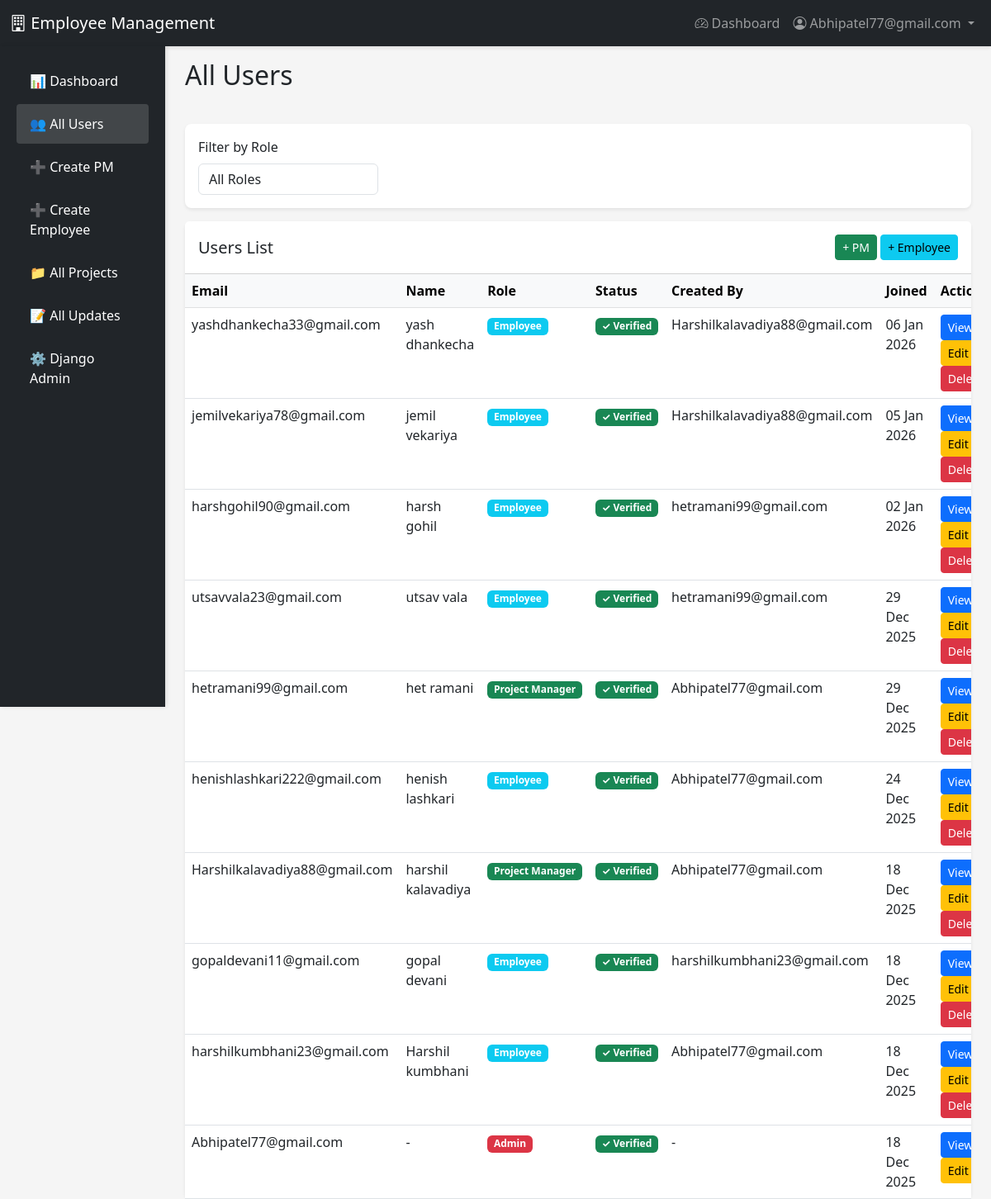
Page /users/ (signed in) on the committed database.
### accounts/models.py (models this page shows, shortened)
class User(AbstractUser):
    ROLE_CHOICES = (
        ('EMPLOYEE', 'Employee'),
        ('PM', 'Project Manager'),
        ('ADMIN', 'Admin'),
    )
    username = None
    email = models.EmailField(unique=True)
    role = models.CharField(max_length=10, choices=ROLE_CHOICES, default='EMPLOYEE')
    profile_image = models.ImageField(upload_to='profiles/', null=True, blank=True)
    is_verified = models.BooleanField(default=False)
    verification_token = models.CharField(max_length=100, blank=True)
    created_by = models.ForeignKey('self', on_delete=models.SET_NULL, null=True, blank=True, related_name='created_users')
    USERNAME_FIELD = 'email'
    REQUIRED_FIELDS = []
    objects = UserManager()
    class Meta:
        db_table = 'users'
        verbose_name = 'User'
        verbose_name_plural = 'Users'

### accounts/views.py (the view)
    def wrapper(request, *args, **kwargs):
        if not request.user.is_authenticated or request.user.role != 'ADMIN':
            messages.error(request, 'Access denied. Admin only.')
            return redirect('dashboard')
        return view_func(request, *args, **kwargs)

### accounts/views.py (called while the page is built)
def admin_required(view_func):
    def wrapper(request, *args, **kwargs):
        if not request.user.is_authenticated or request.user.role != 'ADMIN':
            messages.error(request, 'Access denied. Admin only.')
            return redirect('dashboard')
        return view_func(request, *args, **kwargs)
    return wrapper

@login_required
@admin_required
def admin_users_list(request):
    users = User.objects.all().order_by('-date_joined')
    role_filter = request.GET.get('role')
    if role_filter:
        users = users.filter(role=role_filter)
    context = {
        'users': users,
        'role_filter': role_filter,
    }
    return render(request, 'accounts/admin_users_list.html', context)

### accounts/templates/accounts/admin_users_list.html (shortened to what this page needs)
{% extends 'base.html' %}
{% load static %}
{% block content %}
<div class="container-fluid">
    <div class="row">
        <nav class="col-md-2 d-md-block bg-dark sidebar vh-100 position-fixed" style="top: 56px;">
            <div class="position-sticky pt-3">
                <ul class="nav flex-column">
                    <li class="nav-item">
                        <a class="nav-link text-white" href="{% url 'dashboard' %}">
                            📊 Dashboard
                        </a>
                    </li>
                    <li class="nav-item">
                        <a class="nav-link text-white active" href="{% url 'admin_users_list' %}">
                            👥 All Users
                        </a>
                    </li>
                    <li class="nav-item">
                        <a class="nav-link text-white" href="{% url 'pm_create' %}">
                            ➕ Create PM
                        </a>
                    </li>
                    <li class="nav-item">
                        <a class="nav-link text-white" href="{% url 'admin_create_employee' %}">
                            ➕ Create Employee
                        </a>
                    </li>
                    <li class="nav-item">
                        <a class="nav-link text-white" href="{% url 'admin_projects_list' %}">
                            📁 All Projects
                        </a>
                    </li>
                    <li class="nav-item">
                        <a class="nav-link text-white" href="{% url 'admin_updates_list' %}">
                            📝 All Updates
                        </a>
                    </li>
                    <li class="nav-item">
                        <a class="nav-link text-white" href="/admin/" target="_blank">
                            ⚙️ Django Admin
                        </a>
                    </li>
                </ul>
            </div>
        </nav>
        <main class="col-md-10 ms-sm-auto px-md-4" style="margin-left: 16.66667%;">
            <div class="pt-3 pb-2 mb-4">
                <h1 class="h2">All Users</h1>
            </div>
            <div class="card mb-3">
                <div class="card-body">
                    <form method="get" class="row g-3">
                        <div class="col-md-3">
                            <label class="form-label">Filter by Role</label>
                            <select name="role" class="form-control" onchange="this.form.submit()">
                                <option value="">All Roles</option>
                            </select>
                        </div>
                    </form>
                </div>
            </div>
            <div class="card">
                <div class="card-header bg-white d-flex justify-content-between align-items-center py-3">
                    <h5 class="mb-0">Users List</h5>
                    <div>
                        <a href="{% url 'pm_create' %}" class="btn btn-success btn-sm">+ PM</a>
                        <a href="{% url 'admin_create_employee' %}" class="btn btn-info btn-sm">+ Employee</a>
                    </div>
                </div>
                <div class="card-body p-0">
                    <div class="table-responsive">
                        <table class="table table-hover mb-0">
                            <thead class="table-light">
                                <tr>
                                    <th>Email</th>
                                    <th>Name</th>
                                    <th>Role</th>
                                    <th>Status</th>
                                    <th>Created By</th>
                                    <th>Joined</th>
                                    <th>Actions</th>
                                </tr>
                            </thead>
                            <tbody>
                                {% for user in users %}
                                <tr>
                                    <td>{{ user.email }}</td>
                                    <td>{{ user.get_full_name|default:"-" }}</td>
                                    <td>
                                        <span class="badge bg-{% if user.role == 'ADMIN' %}danger{% elif user.role == 'PM' %}success{% else %}info{% endif %}">
                                            {{ user.get_role_display }}
                                        </span>
                                    </td>
                                    <td>
                                        {% if user.is_verified %}
                                            <span class="badge bg-success">✓ Verified</span>
                                        {% else %}
                                            <span class="badge bg-warning text-dark">Pending</span>
                                        {% endif %}
                                    </td>
                                    <td>{{ user.created_by.email|default:"-" }}</td>
                                    <td>{{ user.date_joined|date:"d M Y" }}</td>
                                    <td>
                                        <a href="{% url 'admin_user_detail' user.id %}" class="btn btn-sm btn-primary">View</a>
                                        <a href="{% url 'admin_user_update' user.id %}" class="btn btn-sm btn-warning">Edit</a>
                                        {% if not user.is_superuser %}
                                            <a href="{% url 'admin_user_delete' user.id %}" class="btn btn-sm btn-danger">Delete</a>
                                        {% endif %}
                                    </td>
                                </tr>
                                {% empty %}
                                <tr>
                                    <td colspan="7" class="text-center text-muted py-4">No users found</td>
                                </tr>
                                {% endfor %}
                            </tbody>
                        </table>
                    </div>
                </div>
            </div>
        </main>
    </div>
</div>
{% endblock %}

### accounts/templates/base.html (shortened to what this page needs)
<!DOCTYPE html>
<html lang="en">
<head>
    <link href="https://cdn.jsdelivr.net/npm/bootstrap@5.3.0/dist/css/bootstrap.min.css" rel="stylesheet">
    <link rel="stylesheet" href="https://cdn.jsdelivr.net/npm/bootstrap-icons@1.11.0/font/bootstrap-icons.css">
</head>
<body>
    <nav class="navbar navbar-expand-lg navbar-dark bg-dark">
        <div class="container-fluid">
            <a class="navbar-brand" href="{% url 'dashboard' %}">
                <i class="bi bi-building"></i> Employee Management
            </a>
            {% if user.is_authenticated %}
                <div class="collapse navbar-collapse" id="navbarNav">
                    <ul class="navbar-nav ms-auto">
                        <li class="nav-item">
                            <a class="nav-link" href="{% url 'dashboard' %}">
                                <i class="bi bi-speedometer2"></i> Dashboard
                            </a>
                        </li>
                        <li class="nav-item dropdown">
                            <a class="nav-link dropdown-toggle" href="#" id="navbarDropdown" role="button" data-bs-toggle="dropdown">
                                <i class="bi bi-person-circle"></i> {{ user.email }}
                            </a>
                        </li>
                    </ul>
                </div>
            {% endif %}
        </div>
    </nav>
    <main>
        {% block content %}{% endblock %}
    </main>
</body>
</html>

### accounts/templates/base.html (style rules this page uses)
body { background: #f8f9fa; }
.navbar { box-shadow: 0 2px 4px rgba(0,0,0,0.1); }
.card { border-radius: 10px; border: none; }

### accounts/templates/accounts/admin_users_list.html (style rules this page uses)
body { background-color: #f5f5f5 !important; }
.sidebar { box-shadow: 2px 0 5px rgba(0, 0, 0, 0.1); }
.sidebar .nav-link { font-weight: 500; color: rgba(255, 255, 255, .8); padding: 0.75rem 1rem; border-radius: 4px; margin: 2px 8px; }
.sidebar .nav-link.active { color: #fff; background-color: rgba(255, 255, 255, .15); }
.card { border: none; border-radius: 8px; box-shadow: 0 2px 4px rgba(0, 0, 0, 0.08); }

### rows in the picture
User: email "Abhipatel77@gmail.com", get_full_name "-", role "Admin", is_verified "✓ Verified", created_by.email "-", date_joined "18 Dec 2025"
User: email "yashdhankecha33@gmail.com", get_full_name "yash dhankecha", role "Employee", is_verified "✓ Verified", created_by.email "Harshilkalavadiya88@gmail.com", date_joined "06 Jan 2026", is_superuser "Delete"
User: email "jemilvekariya78@gmail.com", get_full_name "jemil vekariya", role "Employee", is_verified "✓ Verified", created_by.email "Harshilkalavadiya88@gmail.com", date_joined "05 Jan 2026", is_superuser "Delete"
User: email "harshgohil90@gmail.com", get_full_name "harsh gohil", role "Employee", is_verified "✓ Verified", created_by.email "hetramani99@gmail.com", date_joined "02 Jan 2026", is_superuser "Delete"
User: email "utsavvala23@gmail.com", get_full_name "utsav vala", role "Employee", is_verified "✓ Verified", created_by.email "hetramani99@gmail.com", date_joined "29 Dec 2025", is_superuser "Delete"
User: email "hetramani99@gmail.com", get_full_name "het ramani", role "Project Manager", is_verified "✓ Verified", created_by.email "Abhipatel77@gmail.com", date_joined "29 Dec 2025", is_superuser "Delete"
User: email "henishlashkari222@gmail.com", get_full_name "henish lashkari", role "Employee", is_verified "✓ Verified", created_by.email "Abhipatel77@gmail.com", date_joined "24 Dec 2025", is_superuser "Delete"
User: email "Harshilkalavadiya88@gmail.com", get_full_name "harshil kalavadiya", role "Project Manager", is_verified "✓ Verified", created_by.email "Abhipatel77@gmail.com", date_joined "18 Dec 2025", is_superuser "Delete"
User: email "gopaldevani11@gmail.com", get_full_name "gopal devani", role "Employee", is_verified "✓ Verified", created_by.email "harshilkumbhani23@gmail.com", date_joined "18 Dec 2025", is_superuser "Delete"
User: email "harshilkumbhani23@gmail.com", get_full_name "Harshil kumbhani", role "Employee", is_verified "✓ Verified", created_by.email "Abhipatel77@gmail.com", date_joined "18 Dec 2025", is_superuser "Delete"
